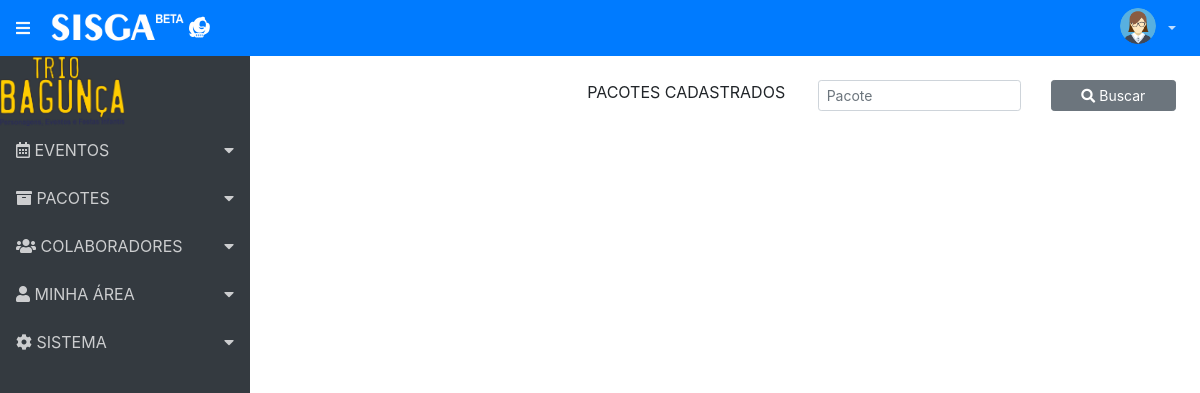
/index.php/pacotes/PacotesCadastrados, run on an earlier commit of the app's database.
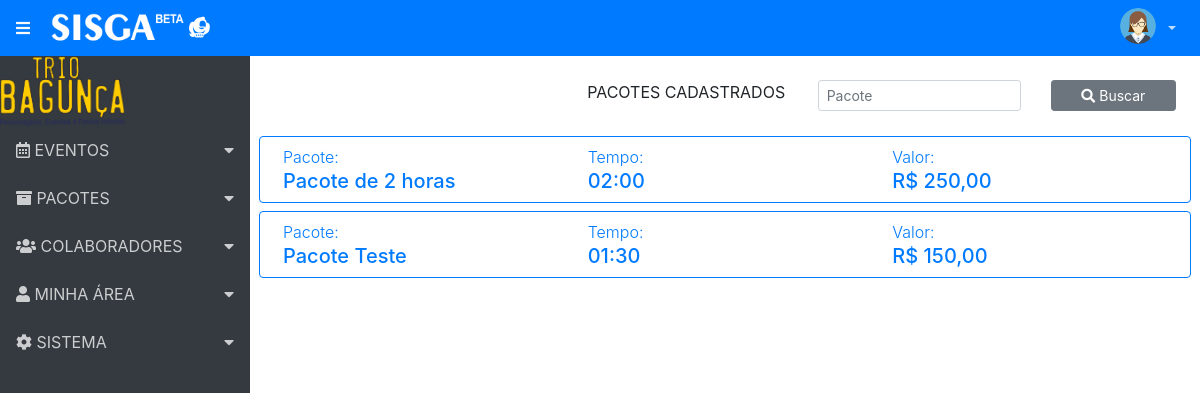
And on a later commit of the database.
### tables this page shows
CREATE TABLE `pacotes` (
  `id_pct` int(9) NOT NULL,
  `nome_pct` varchar(50) DEFAULT '0',
  `tempo_pct` varchar(6) DEFAULT '0',
  `valor_pct` varchar(50) DEFAULT '0',
  `especificacao_pct` text NOT NULL,
  `obs_pct` text NOT NULL
);

### application/controllers/Pacotes.php (called while the page is built, shortened)
<?php
class Pacotes extends CI_Controller {
	function __construct() {
		$this->load->library('form_validation');
	}
	public function PacotesCadastrados()	{
		$dados['titulo'] = 'Pacotes Cadastros';
		$this->load->model('Pacotes_model');
		$lista = $this->Pacotes_model->MostraPacotes();
		$pacotes =  array('pacotes' => $lista);
		$this->load->view('header', $dados);
		$this->load->view('menu');
		$this->load->view('PacotesCadastrados', $pacotes);
		$this->load->view('footer');
	}
}

### index.php (called while the page is built, shortened)
<?php
require_once BASEPATH.'core/CodeIgniter.php';

### application/models/Pacotes_model.php (called while the page is built, shortened)
<?php
class Pacotes_model extends CI_Model {
	public function MostraPacotes () {
		return $this->db->get('pacotes')->result_array();
	}
}

### application/views/PacotesCadastrados.php (the view, shortened to what this page needs)
	<div class="container p-4">
	<form action="">
		<div class="form-group row">
			<div class="col-lg-4"></div>
			<div class="col-lg-3"><p class="text-center">PACOTES CADASTRADOS</p></div>
			<div class="col-lg-3 text-left">
				<input type="text" class="form-control form-control-block form-control-sm" id="inputdefault" placeholder="Pacote">
			</div>
			<div class="col-lg-2"><button class="btn btn-secondary btn-sm btn-block" type="submit"><i class="fas fa-search"></i> Buscar</button></div>
		</div>
	</form>
        <?php foreach ($pacotes as $pct) : ?>
		<div class="row border border-primary rounded p-2 mb-2 text-primary">
               <div class="col text-truncate">
                   <span class="font-weight-light">Pacote: <br /></span>
                   <span class="h5"><?= anchor("Pacotes/DetalhePacote/{$pct['id_pct']}", $pct['nome_pct']); ?></span>
               </div>
               <div class="col">
                   <span class="font-weight-light">Tempo: <br /></span>
                   <span class="h5"><?= anchor("Pacotes/DetalhePacote/{$pct['id_pct']}", $pct['tempo_pct']); ?></span>
               </div>
               <div class="col text-truncate">
                   <span class="font-weight-light">Valor: <br /></span>
                   <span class="h5">R$ <?= anchor("Pacotes/DetalhePacote/{$pct['id_pct']}", $pct['valor_pct']); ?></span>
               </div>
           </div>
         	<?php endforeach ?>
</div>

What changed in the data, as far as the page shows it:
added pacotes: id_pct+nome_pct "Pacote de 2 horas", id_pct+tempo_pct "02:00", id_pct+valor_pct "250,00"
added pacotes: id_pct+nome_pct "Pacote Teste", id_pct+tempo_pct "01:30", id_pct+valor_pct "150,00"
